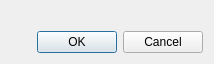
<?xml version="1.0" encoding="UTF-8"?>
<ui version="4.0">
 <class>ExclusiveDlg</class>
 <widget class="QDialog" name="ExclusiveDlg">
  <property name="geometry">
   <rect>
    <x>0</x>
    <y>0</y>
    <width>214</width>
    <height>64</height>
   </rect>
  </property>
  <property name="windowTitle">
   <string>Exclusive Files</string>
  </property>
  <layout class="QVBoxLayout">
   <item>
    <widget class="ExclusiveWidget" name="table_input" native="true"/>
   </item>
   <item>
    <widget class="QDialogButtonBox" name="buttonBox">
     <property name="standardButtons">
      <set>QDialogButtonBox::Cancel|QDialogButtonBox::Ok</set>
     </property>
    </widget>
   </item>
  </layout>
 </widget>
 <customwidgets>
  <customwidget>
   <class>ExclusiveWidget</class>
   <extends>QWidget</extends>
   <header>.exclusivewidget</header>
   <container>1</container>
  </customwidget>
 </customwidgets>
 <resources/>
 <connections/>
</ui>
